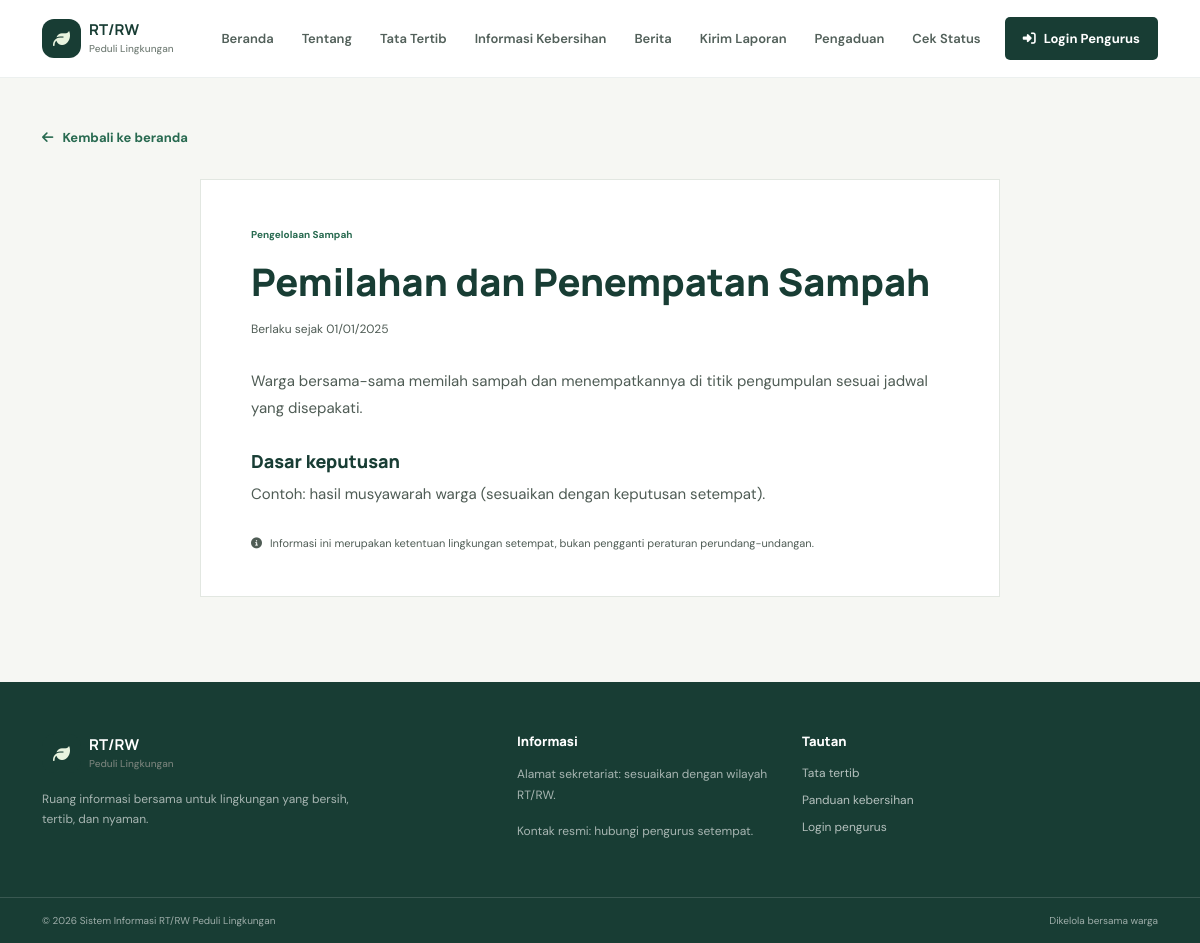
The app's page /detail_peraturan.php?id=1 with its own data.
### tables this page shows
CREATE TABLE peraturan (
    id_peraturan INT UNSIGNED AUTO_INCREMENT PRIMARY KEY,
    judul_peraturan VARCHAR(180) NOT NULL,
    kategori ENUM('Kebersihan Lingkungan','Pengelolaan Sampah','Ketertiban Kampung','Keamanan Lingkungan','Kegiatan Kemasyarakatan') NOT NULL,
    isi_peraturan TEXT NOT NULL,
    dasar_hukum VARCHAR(255) DEFAULT NULL,
    jenis_sanksi VARCHAR(255) DEFAULT NULL,
    tanggal_berlaku DATE DEFAULT NULL,
    status ENUM('Aktif','Nonaktif') NOT NULL DEFAULT 'Aktif',
    created_at TIMESTAMP NOT NULL DEFAULT CURRENT_TIMESTAMP,
    updated_at TIMESTAMP NOT NULL DEFAULT CURRENT_TIMESTAMP ON UPDATE CURRENT_TIMESTAMP,
    INDEX idx_peraturan_status (status)
);

### includes/fungsi.php (called while the page is built, shortened)
<?php
function e(mixed $value): string
{
    return htmlspecialchars((string) $value, ENT_QUOTES | ENT_SUBSTITUTE, 'UTF-8');
}
function base_url(string $path = ''): string
{
    $script = str_replace('\\', '/', dirname($_SERVER['SCRIPT_NAME'] ?? '/'));
    $base = rtrim($script, '/');
    return $base . ($path !== '' ? '/' . ltrim($path, '/') : '/');
}
function format_tanggal(?string $date): string
{
    $timestamp = strtotime($date);
    return $timestamp ? date('d/m/Y', $timestamp) : '-';
}

### detail_peraturan.php (the view, shortened to what this page needs)
<?php
require_once __DIR__ . '/config/koneksi.php';
$statement = $pdo->prepare("SELECT * FROM peraturan WHERE id_peraturan = ? AND status = 'Aktif'");
$statement->execute([(int) ($_GET['id'] ?? 0)]);
$rule = $statement->fetch();
?><!doctype html><html lang="id"><head><meta charset="utf-8"><meta name="viewport" content="width=device-width, initial-scale=1"><title><?= $rule ? e($rule['judul_peraturan']) : 'Peraturan tidak ditemukan' ?></title><link href="https://fonts.googleapis.com/css2?family=DM+Sans:wght@400;500;600;700&family=Manrope:wght@400;500;600;700;800&display=swap" rel="stylesheet"><link href="https://cdn.jsdelivr.net/npm/bootstrap@5.3.3/dist/css/bootstrap.min.css" rel="stylesheet"><link href="https://cdnjs.cloudflare.com/ajax/libs/font-awesome/6.5.2/css/all.min.css" rel="stylesheet"><link href="<?= e(base_url('assets/css/style.css')) ?>" rel="stylesheet"></head><body><?php require __DIR__ . '/includes/navbar.php'; ?><main class="detail-wrap"><div class="container"><a class="back-link" href="<?= e(base_url()) ?>#tata-tertib"><i class="fa-solid fa-arrow-left"></i> Kembali ke beranda</a><?php if ($rule): ?><article class="detail-content"><span class="eyebrow eyebrow-dark"><?= e($rule['kategori']) ?></span><h1><?= e($rule['judul_peraturan']) ?></h1><p class="detail-meta">Berlaku sejak <?= e(format_tanggal($rule['tanggal_berlaku'])) ?></p><div class="article-text"><?= nl2br(e($rule['isi_peraturan'])) ?></div><?php if ($rule['dasar_hukum']): ?><h2>Dasar keputusan</h2><p><?= e($rule['dasar_hukum']) ?></p><?php endif; ?><?php if ($rule['jenis_sanksi']): ?><h2>Ketentuan tindak lanjut</h2><p><?= e($rule['jenis_sanksi']) ?></p><?php endif; ?><p class="disclaimer"><i class="fa-solid fa-circle-info me-2"></i>Informasi ini merupakan ketentuan lingkungan setempat, bukan pengganti peraturan perundang-undangan.</p></article><?php else: ?><div class="empty-state">Peraturan tidak ditemukan atau tidak aktif.</div><?php endif; ?></div></main><?php require __DIR__ . '/includes/footer.php'; ?></body></html>

### assets/css/style.css (style rules this page uses)
:root { --forest:#183d34;--green:#286a50;--mint:#dceee2;--paper:#f6f7f3;--ink:#202b27;--muted:#6f7a74;--line:#e2e7e1;--yellow:#f2c14e;--blue:#427f94;--orange:#d57d48;--red:#b95353;--heading:'Manrope',sans-serif;--body:'DM Sans',sans-serif }
* { box-sizing:border-box }
html { scroll-behavior:smooth;scroll-padding-top:90px }
body { margin:0;color:var(--ink);background:#fff;font-family:var(--body);font-size:15px }
h1,h2,h3,h4,.navbar-brand { font-family:var(--heading) }
a { color:inherit;text-decoration:none }
.eyebrow { display:inline-flex;align-items:center;gap:9px;color:#d5e8d0;font:700 10px var(--body);letter-spacing:0 }
.eyebrow-dark { color:var(--green) }
.disclaimer { margin:25px 0 0;color:#78847c;font-size:11px;line-height:1.6 }
.detail-wrap { min-height:65vh;padding:48px 0 85px;background:var(--paper) }
.back-link { display:inline-flex;align-items:center;gap:9px;margin-bottom:32px;color:var(--green);font-size:13px;font-weight:700 }
.detail-content { max-width:800px;margin:auto;padding:42px 50px;background:#fff;border:1px solid var(--line) }
.detail-content h1 { margin:14px 0;font-size:38px;line-height:1.2;font-weight:800;color:var(--forest) }
.detail-meta { margin-bottom:27px;color:var(--muted);font-size:12px }
.article-text,.detail-content>p { color:#4f5c55;line-height:1.85 }
.detail-content h2 { margin-top:28px;font-size:18px;font-weight:800;color:var(--forest) }

### records on screen
peraturan: kategori "Pengelolaan Sampah", judul_peraturan "Pemilahan dan Penempatan Sampah", tanggal_berlaku "01/01/2025", isi_peraturan "Warga bersama-sama memilah sampah dan menempatkannya di titik pengumpulan sesuai jadwal yang disepakati.", dasar_hukum "Contoh: hasil musyawarah warga (sesuaikan dengan keputusan setempat)."
